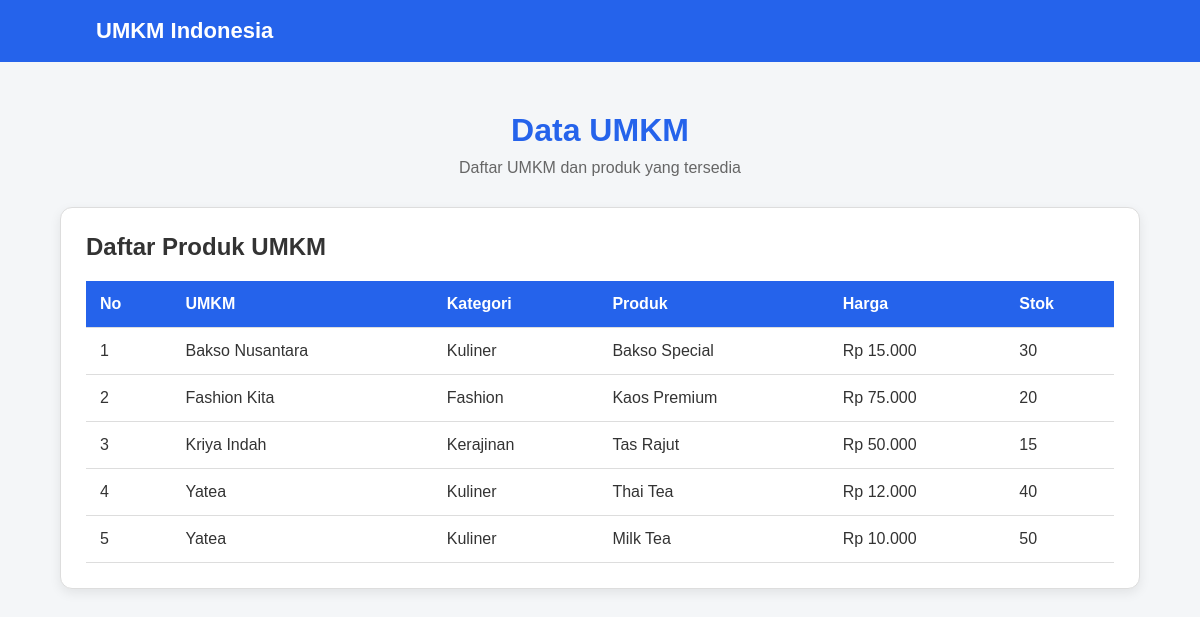
The page / on the database its author committed.
### tables this page shows
CREATE TABLE produk (
    id_produk INT AUTO_INCREMENT PRIMARY KEY,
    id_umkm INT NOT NULL,
    nama_produk VARCHAR(100) NOT NULL,
    harga DECIMAL(12,2) NOT NULL,
    stok INT NOT NULL,
    FOREIGN KEY (id_umkm) REFERENCES umkm(id_umkm)
);

CREATE TABLE umkm (
    id_umkm INT AUTO_INCREMENT PRIMARY KEY,
    id_kategori INT NOT NULL,
    nama_umkm VARCHAR(100) NOT NULL,
    pemilik VARCHAR(100) NOT NULL,
    alamat VARCHAR(255),
    FOREIGN KEY (id_kategori) REFERENCES kategori(id_kategori)
);

CREATE TABLE kategori (
    id_kategori INT AUTO_INCREMENT PRIMARY KEY,
    nama_kategori VARCHAR(100) NOT NULL,
    deskripsi VARCHAR(255)
);

### index.php (the view, shortened to what this page needs)
<?php
require_once 'services/config.php';
$query = "
    SELECT
        umkm.nama_umkm,
        kategori.nama_kategori,
        produk.nama_produk,
        produk.harga,
        produk.stok
    FROM produk
    JOIN umkm ON produk.id_umkm = umkm.id_umkm
    JOIN kategori ON umkm.id_kategori = kategori.id_kategori
    ORDER BY umkm.nama_umkm
";
$result = $conn->query($query);
?>
<!DOCTYPE html>
<html lang="id">
<head>
    <link rel="stylesheet" href="style.css">
</head>
<body>
    <nav>
        <div class="logo">UMKM Indonesia</div>
    </nav>
    <header>
        <h1>Data UMKM</h1>
        <p>Daftar UMKM dan produk yang tersedia</p>
    </header>
    <main>
        <section class="card">
            <h2>Daftar Produk UMKM</h2>
            <div class="table-container">
                <table>
                    <thead>
                        <tr>
                            <th>No</th>
                            <th>UMKM</th>
                            <th>Kategori</th>
                            <th>Produk</th>
                            <th>Harga</th>
                            <th>Stok</th>
                        </tr>
                    </thead>
                    <tbody>
                    <?php
                    $no = 1;
                    while ($row = $result->fetch_assoc()) {
                    ?>
                        <tr>
                            <td><?= $no++; ?></td>
                            <td>
                                <?= htmlspecialchars($row['nama_umkm']); ?>
                            </td>
                            <td>
                                <?= htmlspecialchars($row['nama_kategori']); ?>
                            </td>
                            <td>
                                <?= htmlspecialchars($row['nama_produk']); ?>
                            </td>
                            <td>
                                Rp <?= number_format($row['harga'], 0, ',', '.'); ?>
                            </td>
                            <td>
                                <?= $row['stok']; ?>
                            </td>
                        </tr>
                    <?php
                    }
                    ?>
                    </tbody>
                </table>
            </div>
        </section>
    </main>
</body>
</html>

### style.css (style rules this page uses)
* { margin: 0; padding: 0; box-sizing: border-box; }
body { font-family: Arial, sans-serif; background: #f4f6f8; color: #333; }
nav { display: flex; justify-content: space-between; align-items: center; background: #2563eb; padding: 18px 8%; color: white; }
.logo { font-size: 22px; font-weight: bold; }
header { text-align: center; padding: 50px 20px 30px; }
header h1 { color: #2563eb; margin-bottom: 10px; }
header p { color: #666; }
main { width: 90%; max-width: 1100px; margin: auto; }
.card { background: white; padding: 25px; border-radius: 12px; border: 1px solid #ddd; box-shadow: 0 4px 12px rgba(0, 0, 0, 0.08); }
.card h2 { margin-bottom: 20px; }
.table-container { overflow-x: auto; }
table { width: 100%; border-collapse: collapse; }
th, td { padding: 14px; border-bottom: 1px solid #ddd; text-align: left; }
th { background: #2563eb; color: white; }

### rows shown on the page
produk: id_umkm.nama_umkm "Bakso Nusantara", kategori.nama_kategori "Kuliner", nama_produk "Bakso Special", harga "15.000", stok "30"
produk: id_umkm.nama_umkm "Fashion Kita", kategori.nama_kategori "Fashion", nama_produk "Kaos Premium", harga "75.000", stok "20"
produk: id_umkm.nama_umkm "Kriya Indah", kategori.nama_kategori "Kerajinan", nama_produk "Tas Rajut", harga "50.000", stok "15"
produk: id_umkm.nama_umkm "Yatea", kategori.nama_kategori "Kuliner", nama_produk "Thai Tea", harga "12.000", stok "40"
produk: id_umkm.nama_umkm "Yatea", kategori.nama_kategori "Kuliner", nama_produk "Milk Tea", harga "10.000", stok "50"
